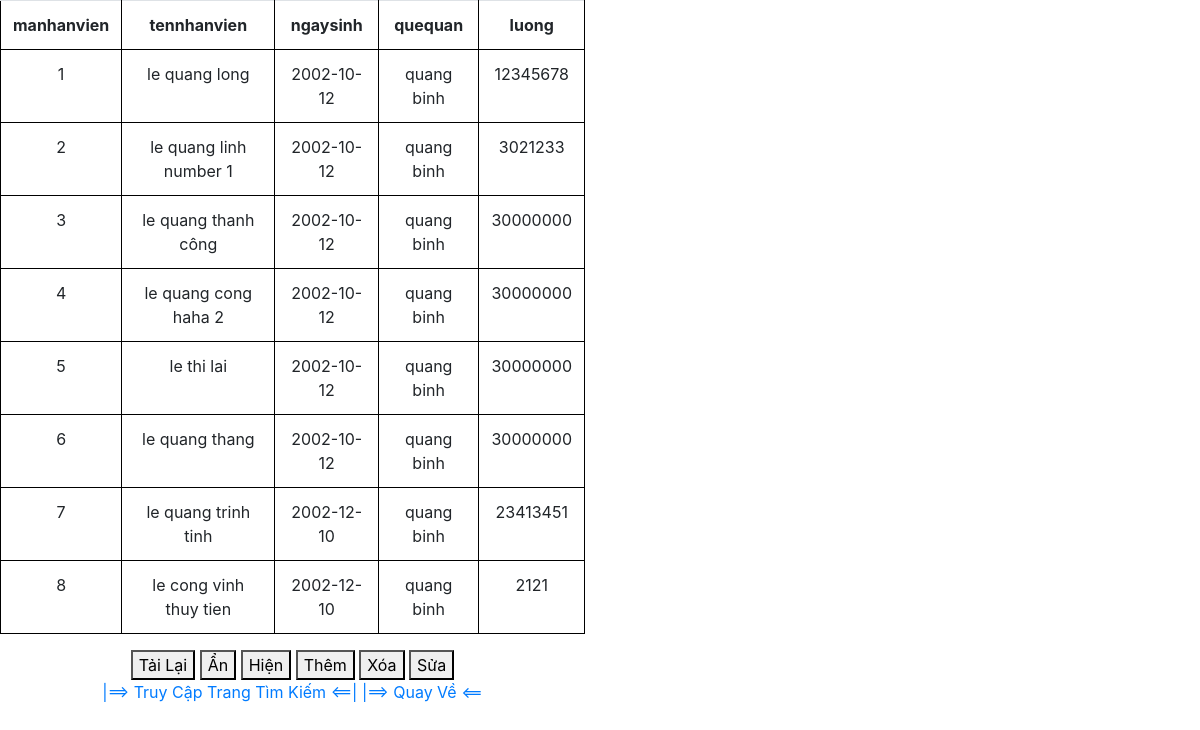
Page /giuaKy/admin on the committed database.
### tables this page shows
CREATE TABLE `nhanvien` (
  `manhanvien` int(11) NOT NULL,
  `tennhanvien` varchar(30) NOT NULL,
  `ngaysinh` date NOT NULL,
  `quequan` varchar(30) NOT NULL,
  `luong` int(10) NOT NULL
);

### giuaKy/mvc/core/controller.php (called while the page is built, shortened)
<?php
class controller{
    function call_view($view,$data=[]){
        require_once "./mvc/views/".$view.".php";
    }
}
?>

### giuaKy/mvc/controllers/admin.php (called while the page is built)
<?php
class admin extends controller{
    function show(){
        $model = $this->call_model("homeModel");
        $this->call_view("admin",[
            "model"=>$model
        ]);
    }
}
?>

### giuaKy/index.php (called while the page is built, shortened)
<?php
    new app();
?>

### giuaKy/mvc/models/homeModel.php (the view, shortened to what this page needs)
<?php
class homeModel extends connectDB{
    function selectAllStudents(){
        $conn = $this->GetConn();
        $sql = "SELECT * FROM nhanvien";
        $query = $conn->prepare($sql);
        $query->execute();
        if($query->rowCount() > 0){
            $result = $query->fetchAll(PDO::FETCH_ASSOC);
            return json_encode($result);
        }
    }
    function showAllStudent(){
        $arr = array_values((array)json_decode($this->selectAllStudents()));
        $arrTitle = $this->getTitle($arr);
        $count = count($arr);
        $countTitle = count($arrTitle);
        echo "<table class='table'>";
            echo "<tr>";
                for ($i=0; $i < $countTitle; $i++) {
                    echo "<th>$arrTitle[$i]</th>";
                }
            echo "</tr>";
            for ($i=0; $i < $count; $i++) {
                echo "<tr>";
                    $arrChild = array_values((array)$arr[$i]);
                    for ($j=0; $j < $countTitle; $j++) {
                        echo "<td>$arrChild[$j]</td>";
                    }
                echo "</tr>";
            }
        echo "</table>";
    }
    function getTitle($arr){
        return $arrTitle = array_keys((array)$arr[0]);
    }
}
?>

### giuaKy/mvc/core/app.php (shortened to what this page needs)
<?php
class app{
    protected $controller = "home";
    protected $action = "show";
    protected $params = [];
    function __construct(){
        if(isset($_GET["url"])){
            $arr = $this->UrlProcess();
            if(isset($arr[0]) && file_exists("./mvc/controllers/$arr[0].php")){
                $this->controller = $arr[0];
            }unset($arr[0]);
            $this->controller = new $this->controller;
            unset($arr[1]);
            if(isset($arr[2])){
                $arr =  array_values((array)$arr);
                if(isset($this->params[0])){
                    $this->params = array_merge($this->params,$arr);
                }else{
                    $this->params = array_values($arr);
                }
                call_user_func_array(array($this->controller,$this->action),$this->params);
            }else{
                if(isset($this->params[0])){
                    call_user_func_array(array($this->controller,$this->action),$this->params);
                }else{
                    call_user_func_array(array($this->controller,$this->action),["overView"]);
                }
            }
       }else{
            require_once "./mvc/controllers/$this->controller.php";
            $this->controller = new $this->controller;
            call_user_func_array(array($this->controller,$this->action),["overView"]);
       }
    }
    function UrlProcess(){
        return explode("/",htmlspecialchars($_GET["url"]));
    }
}
?>

### giuaKy/mvc/views/admin.php (shortened to what this page needs)
<!DOCTYPE html>
<html lang="en">
<head>
    <link rel="stylesheet" href="./public/css/style.css">
    <link rel="stylesheet" href="https://maxcdn.bootstrapcdn.com/bootstrap/4.5.2/css/bootstrap.min.css">
</head>
<body>
    <div class="row">
        <div class="content text-center col-sm-6" id="content">
            <div class="con" id="con">
                <?php
                    $data["model"]->showAllStudent();
                ?>
            </div>
            <button id="reLoad">Tải Lại</button>
            <button id="An">Ẩn</button>
            <button id="Hien">Hiện</button>
            <button id="showinputThem">Thêm</button>
            <button id="showinputXoa">Xóa</button>
            <button id="showinputSua">Sửa</button><br>
            <a href="./timkiem">  |==> Truy Cập Trang Tìm Kiếm <==| </a>
            <a href="./">|==> Quay Về <==</a>
        </div>
        <div class="inputSV col-sm-6">
        </div>
    </div>
</body>
</html>

### giuaKy/public/css/style.css (style rules this page uses)
table, th, td { border: 1px solid black; }
.content { height: 100px; }

### rows in the picture
nhanvien: manhanvien "1", tennhanvien "le quang long", ngaysinh "2002-10-12", quequan "quang binh", luong "12345678"
nhanvien: manhanvien "2", tennhanvien "le quang linh number 1", ngaysinh "2002-10-12", quequan "quang binh", luong "3021233"
nhanvien: manhanvien "3", tennhanvien "le quang thanh công", ngaysinh "2002-10-12", quequan "quang binh", luong "30000000"
nhanvien: manhanvien "4", tennhanvien "le quang cong haha 2", ngaysinh "2002-10-12", quequan "quang binh", luong "30000000"
nhanvien: manhanvien "5", tennhanvien "le thi lai", ngaysinh "2002-10-12", quequan "quang binh", luong "30000000"
nhanvien: manhanvien "6", tennhanvien "le quang thang", ngaysinh "2002-10-12", quequan "quang binh", luong "30000000"
nhanvien: manhanvien "7", tennhanvien "le quang trinh tinh", ngaysinh "2002-12-10", quequan "quang binh", luong "23413451"
nhanvien: manhanvien "8", tennhanvien "le cong vinh thuy tien", ngaysinh "2002-12-10", quequan "quang binh", luong "2121"

### other values in the picture
$arrTitle[$i] "manhanvien"
$arrTitle[$i] "tennhanvien"
$arrTitle[$i] "ngaysinh"
$arrTitle[$i] "quequan"
$arrTitle[$i] "luong"
